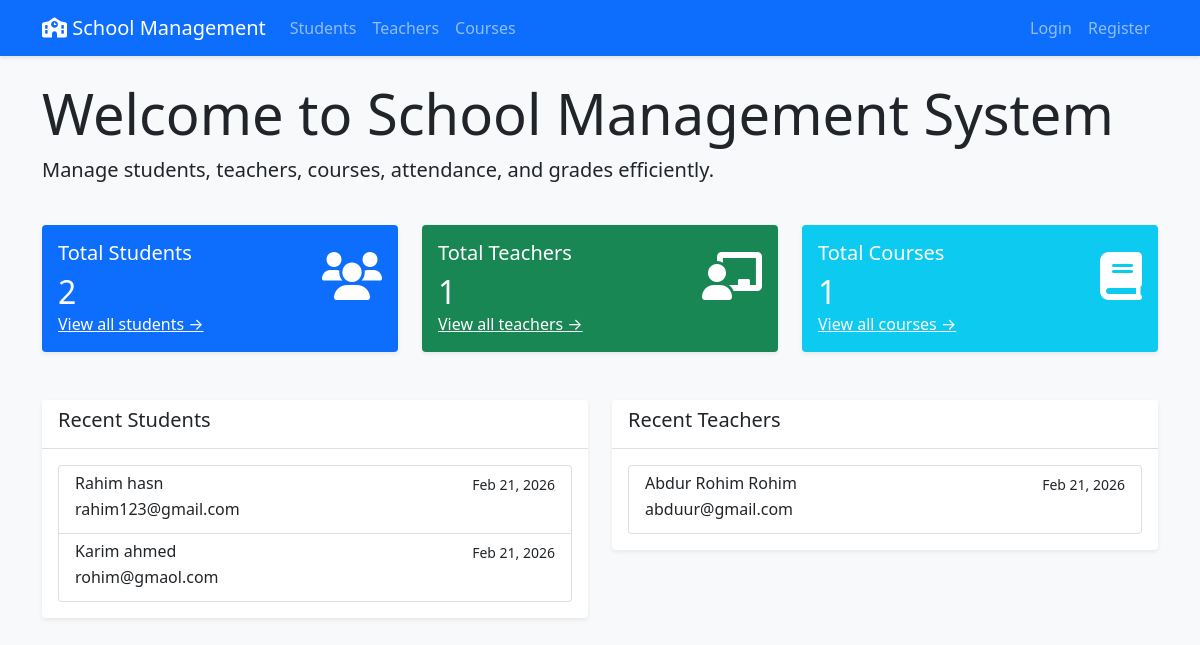
The page / on the database its author committed.
### school/models.py (models this page shows, shortened)
class Student(models.Model):
    YEAR_CHOICES = [
        ('1', '1st Year'),
        ('2', '2nd Year'),
        ('3', '3rd Year'),
        ('4', '4th Year'),
    ]
    user = models.OneToOneField(User, on_delete=models.CASCADE, null=True, blank=True)
    first_name = models.CharField(max_length=50)
    last_name = models.CharField(max_length=50)
    email = models.EmailField(unique=True)
    phone = models.CharField(max_length=15)
    address = models.TextField()
    date_of_birth = models.DateField()
    enrollment_date = models.DateField(auto_now_add=True)
    year = models.CharField(max_length=1, choices=YEAR_CHOICES, default='1')
    courses = models.ManyToManyField(Course, related_name='students', blank=True)
    photo = models.ImageField(upload_to='students/', null=True, blank=True)

class Teacher(models.Model):
    user = models.OneToOneField(User, on_delete=models.CASCADE, null=True, blank=True)
    first_name = models.CharField(max_length=50)
    last_name = models.CharField(max_length=50)
    email = models.EmailField(unique=True)
    phone = models.CharField(max_length=15)
    address = models.TextField()
    qualification = models.CharField(max_length=100)
    hire_date = models.DateField(auto_now_add=True)
    photo = models.ImageField(upload_to='teachers/', null=True, blank=True)

### school/views.py (the view)
# urls.py: path('', views.home, name='home'),
def home(request):
    student_count = Student.objects.count()
    teacher_count = Teacher.objects.count()
    course_count = Course.objects.count()
    context = {
        'student_count': student_count,
        'teacher_count': teacher_count,
        'course_count': course_count,
        'recent_students': Student.objects.all().order_by('-enrollment_date')[:5],
        'recent_teachers': Teacher.objects.all().order_by('-hire_date')[:5],
    }
    return render(request, 'school/home.html', context)

### school/templates/school/home.html
{% extends 'school/base.html' %}
{% block content %}
<div class="row mb-4">
    <div class="col-md-12">
        <h1 class="display-4">Welcome to School Management System</h1>
        <p class="lead">Manage students, teachers, courses, attendance, and grades efficiently.</p>
    </div>
</div>
<div class="row mb-4">
    <div class="col-md-4">
        <div class="card text-white bg-primary">
            <div class="card-body">
                <div class="d-flex justify-content-between align-items-center">
                    <div>
                        <h5 class="card-title">Total Students</h5>
                        <h2 class="mb-0">{{ student_count }}</h2>
                    </div>
                    <i class="fas fa-users fa-3x"></i>
                </div>
                <a href="{% url 'student-list' %}" class="text-white">View all students →</a>
            </div>
        </div>
    </div>
    <div class="col-md-4">
        <div class="card text-white bg-success">
            <div class="card-body">
                <div class="d-flex justify-content-between align-items-center">
                    <div>
                        <h5 class="card-title">Total Teachers</h5>
                        <h2 class="mb-0">{{ teacher_count }}</h2>
                    </div>
                    <i class="fas fa-chalkboard-teacher fa-3x"></i>
                </div>
                <a href="{% url 'teacher-list' %}" class="text-white">View all teachers →</a>
            </div>
        </div>
    </div>
    <div class="col-md-4">
        <div class="card text-white bg-info">
            <div class="card-body">
                <div class="d-flex justify-content-between align-items-center">
                    <div>
                        <h5 class="card-title">Total Courses</h5>
                        <h2 class="mb-0">{{ course_count }}</h2>
                    </div>
                    <i class="fas fa-book fa-3x"></i>
                </div>
                <a href="{% url 'course-list' %}" class="text-white">View all courses →</a>
            </div>
        </div>
    </div>
</div>
<div class="row">
    <div class="col-md-6">
        <div class="card">
            <div class="card-header">
                <h5>Recent Students</h5>
            </div>
            <div class="card-body">
                <div class="list-group">
                    {% for student in recent_students %}
                    <a href="{% url 'student-detail' student.id %}" class="list-group-item list-group-item-action">
                        <div class="d-flex w-100 justify-content-between">
                            <h6 class="mb-1">{{ student.first_name }} {{ student.last_name }}</h6>
                            <small>{{ student.enrollment_date|date:"M d, Y" }}</small>
                        </div>
                        <p class="mb-1">{{ student.email }}</p>
                    </a>
                    {% empty %}
                    <p class="text-muted">No students yet.</p>
                    {% endfor %}
                </div>
            </div>
        </div>
    </div>
    <div class="col-md-6">
        <div class="card">
            <div class="card-header">
                <h5>Recent Teachers</h5>
            </div>
            <div class="card-body">
                <div class="list-group">
                    {% for teacher in recent_teachers %}
                    <a href="{% url 'teacher-detail' teacher.id %}" class="list-group-item list-group-item-action">
                        <div class="d-flex w-100 justify-content-between">
                            <h6 class="mb-1">{{ teacher.first_name }} {{ teacher.last_name }}</h6>
                            <small>{{ teacher.hire_date|date:"M d, Y" }}</small>
                        </div>
                        <p class="mb-1">{{ teacher.email }}</p>
                    </a>
                    {% empty %}
                    <p class="text-muted">No teachers yet.</p>
                    {% endfor %}
                </div>
            </div>
        </div>
    </div>
</div>
{% endblock %}

### static/css/style.css (style rules this page uses)
body { background-color: #f8f9fa; }
.card { box-shadow: 0 0.125rem 0.25rem rgba(0,0,0,.075); border: none; margin-bottom: 1.5rem; }
.card-header { background-color: #fff; border-bottom: 1px solid rgba(0,0,0,.125); }

### rows shown on the page
Student: first_name "Rahim", last_name "hasn", enrollment_date "Feb 21, 2026", email "rahim123@gmail.com"
Student: first_name "Karim", last_name "ahmed", enrollment_date "Feb 21, 2026", email "rohim@gmaol.com"
Teacher: first_name "Abdur Rohim", last_name "Rohim", hire_date "Feb 21, 2026", email "abduur@gmail.com"

### other values the page prints
{{ student_count }} "2"
{{ teacher_count }} "1"
{{ course_count }} "1"
